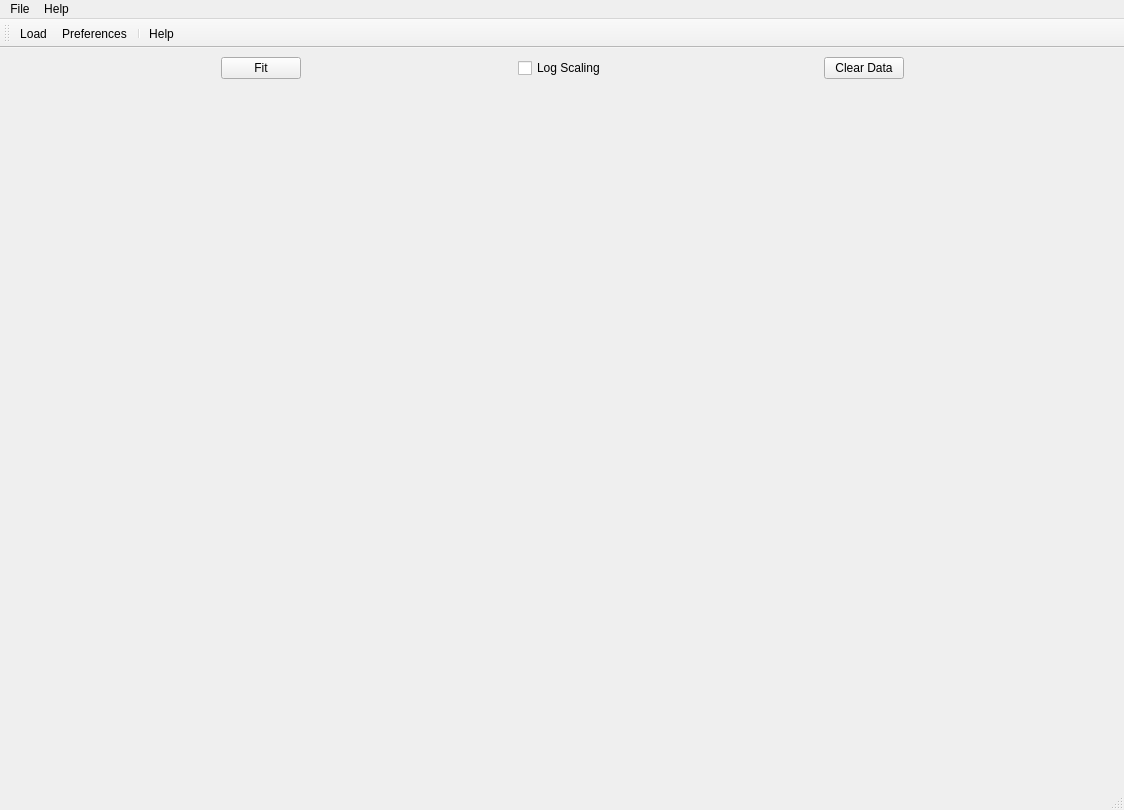
<?xml version="1.0" encoding="UTF-8"?>
<ui version="4.0">
 <class>MainWindow</class>
 <widget class="QMainWindow" name="MainWindow">
  <property name="geometry">
   <rect>
    <x>0</x>
    <y>0</y>
    <width>1124</width>
    <height>810</height>
   </rect>
  </property>
  <property name="windowTitle">
   <string>MainWindow</string>
  </property>
  <widget class="QWidget" name="centralwidget">
   <layout class="QGridLayout" name="gridLayout_2">
    <item row="0" column="0">
     <layout class="QGridLayout" name="gridLayout">
      <item row="0" column="4">
       <spacer name="horizontalSpacer_2">
        <property name="orientation">
         <enum>Qt::Horizontal</enum>
        </property>
        <property name="sizeHint" stdset="0">
         <size>
          <width>40</width>
          <height>20</height>
         </size>
        </property>
       </spacer>
      </item>
      <item row="0" column="6">
       <spacer name="horizontalSpacer_3">
        <property name="orientation">
         <enum>Qt::Horizontal</enum>
        </property>
        <property name="sizeHint" stdset="0">
         <size>
          <width>40</width>
          <height>20</height>
         </size>
        </property>
       </spacer>
      </item>
      <item row="0" column="0">
       <spacer name="horizontalSpacer">
        <property name="orientation">
         <enum>Qt::Horizontal</enum>
        </property>
        <property name="sizeHint" stdset="0">
         <size>
          <width>40</width>
          <height>20</height>
         </size>
        </property>
       </spacer>
      </item>
      <item row="0" column="3">
       <widget class="QCheckBox" name="log_scaling_checkbox">
        <property name="text">
         <string>Log Scaling</string>
        </property>
       </widget>
      </item>
      <item row="1" column="0" colspan="7">
       <widget class="MplWidget" name="MplWidget" native="true">
        <property name="sizePolicy">
         <sizepolicy hsizetype="Expanding" vsizetype="Expanding">
          <horstretch>0</horstretch>
          <verstretch>0</verstretch>
         </sizepolicy>
        </property>
       </widget>
      </item>
      <item row="0" column="5">
       <widget class="QPushButton" name="clear_btn">
        <property name="text">
         <string>Clear Data</string>
        </property>
       </widget>
      </item>
      <item row="0" column="1">
       <widget class="QPushButton" name="fit_btn">
        <property name="text">
         <string>Fit</string>
        </property>
       </widget>
      </item>
      <item row="0" column="2">
       <spacer name="horizontalSpacer_4">
        <property name="orientation">
         <enum>Qt::Horizontal</enum>
        </property>
        <property name="sizeHint" stdset="0">
         <size>
          <width>40</width>
          <height>20</height>
         </size>
        </property>
       </spacer>
      </item>
     </layout>
    </item>
   </layout>
  </widget>
  <widget class="QMenuBar" name="menubar">
   <property name="geometry">
    <rect>
     <x>0</x>
     <y>0</y>
     <width>1124</width>
     <height>26</height>
    </rect>
   </property>
   <widget class="QMenu" name="menuFile">
    <property name="title">
     <string>File</string>
    </property>
    <addaction name="actionLoad"/>
    <addaction name="actionSave"/>
    <addaction name="actionPreferences"/>
   </widget>
   <widget class="QMenu" name="menuHelp">
    <property name="title">
     <string>Help</string>
    </property>
    <addaction name="actionHelp"/>
   </widget>
   <addaction name="menuFile"/>
   <addaction name="menuHelp"/>
  </widget>
  <widget class="QStatusBar" name="statusbar"/>
  <widget class="QToolBar" name="toolBar">
   <property name="windowTitle">
    <string>toolBar</string>
   </property>
   <attribute name="toolBarArea">
    <enum>TopToolBarArea</enum>
   </attribute>
   <attribute name="toolBarBreak">
    <bool>false</bool>
   </attribute>
   <addaction name="actionLoad"/>
   <addaction name="actionPreferences"/>
   <addaction name="separator"/>
   <addaction name="actionHelp"/>
  </widget>
  <action name="actionLoad">
   <property name="icon">
    <iconset>
     <normaloff>load_icon.png</normaloff>
     <normalon>load_icon.png</normalon>load_icon.png</iconset>
   </property>
   <property name="text">
    <string>&amp;Load</string>
   </property>
   <property name="shortcut">
    <string>Ctrl+L</string>
   </property>
  </action>
  <action name="actionSave">
   <property name="text">
    <string>Save</string>
   </property>
  </action>
  <action name="actionPreferences">
   <property name="icon">
    <iconset>
     <normaloff>settings_icon.png</normaloff>settings_icon.png</iconset>
   </property>
   <property name="text">
    <string>Preferences</string>
   </property>
  </action>
  <action name="actionHelp">
   <property name="icon">
    <iconset>
     <normalon>help-button.png</normalon>
    </iconset>
   </property>
   <property name="text">
    <string>Help</string>
   </property>
   <property name="shortcut">
    <string>Ctrl+H</string>
   </property>
  </action>
 </widget>
 <customwidgets>
  <customwidget>
   <class>MplWidget</class>
   <extends>QWidget</extends>
   <header>mplwidget.h</header>
   <container>1</container>
  </customwidget>
 </customwidgets>
 <resources/>
 <connections>
  <connection>
   <sender>clear_btn</sender>
   <signal>clicked()</signal>
   <receiver>MainWindow</receiver>
   <slot>clear_btn_clicked()</slot>
   <hints>
    <hint type="sourcelabel">
     <x>906</x>
     <y>105</y>
    </hint>
    <hint type="destinationlabel">
     <x>803</x>
     <y>28</y>
    </hint>
   </hints>
  </connection>
  <connection>
   <sender>actionLoad</sender>
   <signal>triggered()</signal>
   <receiver>MainWindow</receiver>
   <slot>load_btn_clicked()</slot>
   <hints>
    <hint type="sourcelabel">
     <x>-1</x>
     <y>-1</y>
    </hint>
    <hint type="destinationlabel">
     <x>561</x>
     <y>404</y>
    </hint>
   </hints>
  </connection>
  <connection>
   <sender>fit_btn</sender>
   <signal>clicked()</signal>
   <receiver>MainWindow</receiver>
   <slot>fit_btn_clicked()</slot>
   <hints>
    <hint type="sourcelabel">
     <x>309</x>
     <y>105</y>
    </hint>
    <hint type="destinationlabel">
     <x>436</x>
     <y>96</y>
    </hint>
   </hints>
  </connection>
  <connection>
   <sender>actionHelp</sender>
   <signal>triggered()</signal>
   <receiver>MainWindow</receiver>
   <slot>help_btn_clicked()</slot>
   <hints>
    <hint type="sourcelabel">
     <x>-1</x>
     <y>-1</y>
    </hint>
    <hint type="destinationlabel">
     <x>561</x>
     <y>404</y>
    </hint>
   </hints>
  </connection>
  <connection>
   <sender>actionPreferences</sender>
   <signal>triggered()</signal>
   <receiver>MainWindow</receiver>
   <slot>prefs_btn_clicked()</slot>
   <hints>
    <hint type="sourcelabel">
     <x>-1</x>
     <y>-1</y>
    </hint>
    <hint type="destinationlabel">
     <x>561</x>
     <y>404</y>
    </hint>
   </hints>
  </connection>
  <connection>
   <sender>log_scaling_checkbox</sender>
   <signal>stateChanged(int)</signal>
   <receiver>MainWindow</receiver>
   <slot>log_scaling_cb_state_changed(int)</slot>
   <hints>
    <hint type="sourcelabel">
     <x>536</x>
     <y>98</y>
    </hint>
    <hint type="destinationlabel">
     <x>561</x>
     <y>109</y>
    </hint>
   </hints>
  </connection>
 </connections>
 <slots>
  <slot>load_btn_clicked()</slot>
  <slot>clear_btn_clicked()</slot>
  <slot>file_dropdown_triggered(QAction*)</slot>
  <slot>fit_btn_clicked()</slot>
  <slot>help_btn_clicked()</slot>
  <slot>prefs_btn_clicked()</slot>
  <slot>log_scaling_cb_state_changed(int)</slot>
 </slots>
</ui>
